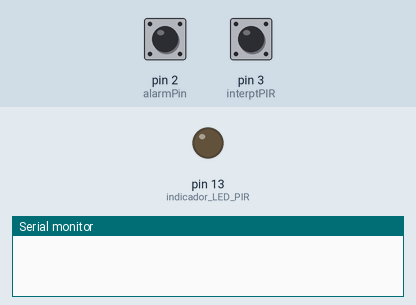
Recording of a sketch running on a simulated Arduino Uno, built with avr-gcc and run on an emulated ATmega328P. Shown: output pins drawn as LEDs (lit = HIGH), the last lines printed to the serial monitor. Dashed ring = blinking. Inputs (shaded band) come from the test bench; at power-on: pin 3 (interptPIR) LOW, pin 2 (alarmPin) HIGH.

Above: at 1.2 s.
1.3 s: pin 3 (interptPIR) driven HIGH
At 2.7 s:
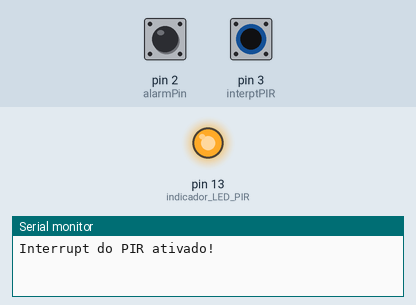
6.3 s: pin 3 (interptPIR) driven LOW
At 7.7 s:
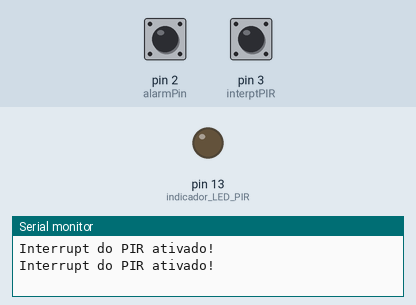
9.3 s: pin 3 (interptPIR) pulsed HIGH 2 times (0.12 s each, 0.3 s apart)
At 9.36 s:
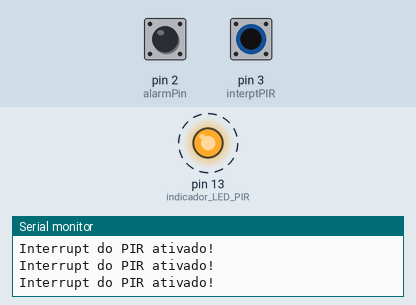
Timing chart, 0 to 12.3 s (numbered marks = the images above; inputs shaded):
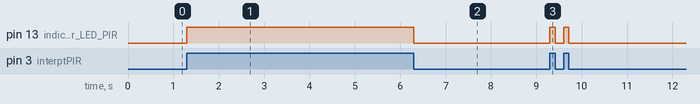

The sketch:

Despertador_perpetuo.ino
```cpp
/*
 * Este código é a parte de ativação e procedimento do Alarme Perpétuo, ainda sem as bibliotecas do módulo de tempo real DS3231, mas já com a interface de hardware e interrupts prontos para a simulação do módulo.
 *
 *  ESQUEMA ELÉTRICO:
 *
 *  Pino 2: Switch com PULL UP para GND. - (Ligar o pino a VCC por meio de um resistor de 1k e também a GND por meio de um switch normalmente aberto.)
 *  Pino 3: Switch com PULL DOWN para VCC. - (Ligar o pino a GND por meio de um resistor de 1k e também a VCC por meio de um switch normalmente aberto.)
 */

// Sensor PIR:
#define TEMPOCOOLDOWN 9  //'TEMPOCOOLDOWN' é o tempo entre duas ativações do sensor. Esse tempo é usado no cálculo de quantas ativações do sensor são necessárias para cumprir um certo tempo de "agitação" do usuário. Ajuste de acordo com o tempo que seu sensor leva entre duas ativações consecutivas.

const int alarmPin = 2; //Configura o pino 2 como o pino 'alarmPin'.
const int interptPIR = 3; //Configura o pino 3 como o pino 'interptPIR'.
const int indicador_LED_PIR = 13;  //Configura o pino 13 como o pino 'indicador_LED_PIR'.

bool estadoPIR = false; //Inicia a variável global 'estadoPIR' com o valor lógico 'false' ou '0'.
bool bandeiraAlarme = false;  //Inicia a variável global 'bandeiraAlarme' com o valor lógico 'false' ou '0'. Esta variável recebe o valor lógico '1' quando o alarme se inicia, apenas retornando ao valor '0' quando a rotina de alarme 'rotinaAlarmeAtivo()' for finalizada.


//Contador:
int tempoAgitacao = 63; //'tempoAgitacao' é o tempo (em segundos) em que o usuário deve se movimentar para que o alarme pare de tocar. Caso o usuário se movimente constantemente, o alarme apenas tocará pelo número de segundos atribuído ao valor desta variável. Caso hajam pausas entre os movimentos, o alarme continuará tocando até que a quantidade de ativações necessárias seja alcançada. A quantidade de ativações que equivalem a esse tempo será calculada por: 'tempoAgitacao' / 'TEMPOCOOLDOWN'. Deve ser múltiplo de TEMPOCOOLDOWN.
int numVezes = tempoAgitacao / TEMPOCOOLDOWN; //Esta variável determina quantas vezes o sensor deve detectar movimento antes de desativar o alarme. Seu valor corresponde a ('tempoAgitacao' / 'TEMPOCOOLDOWN'), como explicado nos comentários da variável 'tempoAgitacao'.
int contadorPIR = 0;  //Inicia a variável global 'contadorPIR' com o valor '0'. Ela conta quantas vezes o sensor detectou movimento.


// 'setupPIR()': Função que faz o setup de todas as funcionalidades necessárias para o funcionamento do sensor PIR. Essa função é chamada em 'setup()'.
//O conteúdo dessa função está presente aqui, e não em 'setup()' para tornar o código modular e fácil de adaptar. Funciona da mesma forma que se estivesse por completo em 'setup()'.
void setupPIR()
{
  pinMode(interptPIR, INPUT); //define o pino 'interptPIR' como entrada.
  pinMode(indicador_LED_PIR, OUTPUT); //define o pino 'indicador_LED_PIR' como saída.
  digitalWrite(indicador_LED_PIR, LOW); //escreve o valor lógico do pino 'indicador_LED_PIR' como "LOW", para iniciar o programa com o indicador desligado.
  attachInterrupt(digitalPinToInterrupt(interptPIR), PIRInterrupt, CHANGE); //Acopla um 'Interrupt' do tipo 'CHANGE' no pino 'interptPIR'. Toda vez que o valor lógico deste pino mudar, a função 'PIRInterrupt' será chamada.
}

// 'setupALARM()': Função que faz o setup de todas as funcionalidades necessárias para o funcionamento do alarme. Essa função é chamada em 'setup()'.
//O conteúdo dessa função está presente aqui, e não em 'setup()' para tornar o código modular e fácil de adaptar. Funciona da mesma forma que se estivesse por completo em 'setup()'.
void setupALARM()
{
  pinMode(alarmPin, INPUT);
  attachInterrupt(digitalPinToInterrupt(alarmPin), ALARMInterrupt, LOW);  //Acopla um 'Interrupt' do tipo 'LOW' no pino 'interptPIR'. Toda vez que o valor lógico deste for 'LOW', a função 'ALARMInterrupt' será chamada.
}


void PIRInterrupt() //A função PIRInterrupt. Permite mudar o valor lógico da variável global 'estadoPIR' baseado na entrada externa, para que o programa não fique o tempo todo checando o valor do sensor PIR para fazer algo.
{
  Serial.println("Interrupt do PIR ativado!");
  estadoPIR = digitalRead(interptPIR); //Aqui, a função lê o valor lógico do pino 'interptPIR', e atribui esse valor à variável global estadoPIR.
  if(estadoPIR == HIGH)
  {
    contadorPIR++;  //Adiciona 1 ao valor da variável global 'contadorPIR' apenas quando o pino do sensor está em estado 'HIGH'.
    //Serial.println(contadorPIR);
  }
  digitalWrite(indicador_LED_PIR, estadoPIR); //Escreve o valor da variável global 'estadoPIR' para o LED indicativo do sensor PIR. Não é totalmente necessário para o código, mas é bom para o feedback visual.
  //Serial.println(estadoPIR); //Imprime no Monitor Serial o valor da variável global 'estadoPIR', para fins de debug.
}


void ALARMInterrupt() //A função ALARMInterrupt. Esta função é chamada toda vez que o pino ´alarmPin´ tiver o valor lógico 'LOW', o que significa que o alarme foi ativado.
{
  Serial.println("Interrupt do alarme ativado!");
  bandeiraAlarme = true;  //Dá valor lógico '1' à variável global 'bandeiraAlarme', indicando para o programa que o alarme deve tocar, o que por sua vez permite que a atual função de interrupt 'ALARMInterrupt' possa finalizar, permitindo que o interrupt PIRInterrupt seja utilizado na rotina do alarme.
  //rotinaAlarmeAtivo();

}


void rotinaAlarmeAtivo()
{
  contadorPIR = 0;

  Serial.println("Rotina: Alarme ATIVADO!");
  while(contadorPIR < numVezes)
  {
    Serial.print("Foram detectadas ");
    Serial.print(contadorPIR);
    Serial.print(" alterações no sensor PIR.");
    Serial.print("\tFaltam ");
    Serial.print(numVezes - contadorPIR);
    Serial.println(" alterações.");
  }
  Serial.println("Rotina: Alarme DESATIVADO!");
  bandeiraAlarme = false;  //Dá valor lógico '0' à variavel global 'bandeiraAlarme', indicando para o programa que o alarme já parou de tocar.
}

void setup()
{
  Serial.begin(9600); //Inicia comunicação serial.
  setupPIR(); //Chama a função 'setupPIR()' descrita mais acima para realizar a configuração do sensor PIR e suas dependências.
  setupALARM(); //Chama a função 'setupPIR()' descrita mais acima para realizar a configuração do módulo de alarme DS3231 e suas dependências.

}

void loop()
{
  if(bandeiraAlarme)
  {
    rotinaAlarmeAtivo();
  }
}
```

Measured:
- after the input at 1.3 s, pin 13 (indicador_LED_PIR): LOW → HIGH at once
- after the input at 6.3 s, pin 13 (indicador_LED_PIR): HIGH → LOW at once
- after the input at 9.3 s, pin 13 (indicador_LED_PIR): alternates HIGH for 0.12 s and LOW for 0.18 s, 4 changes in all, then stays LOW, starting at once
